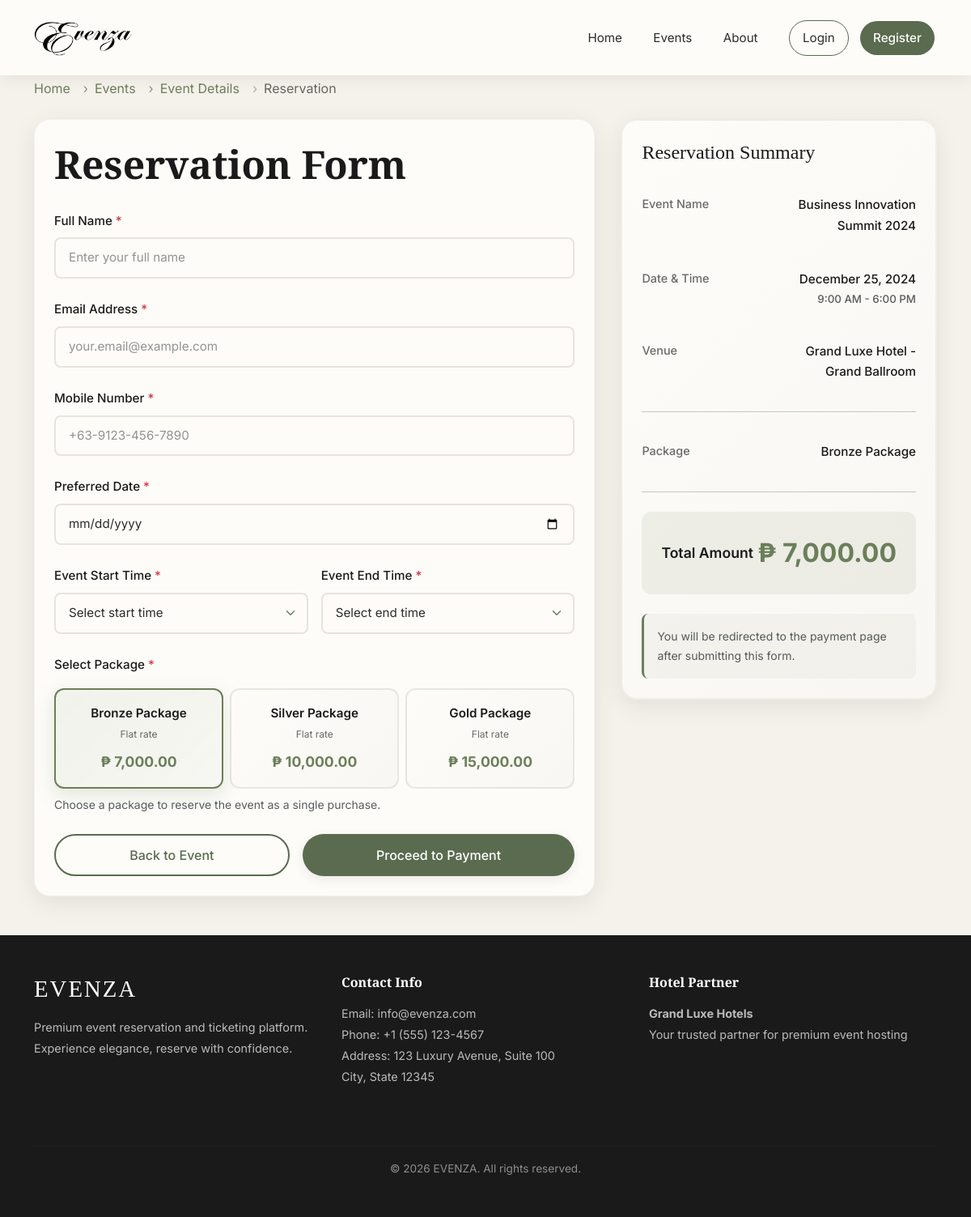
The app's page /reservation.php with its own data.
### tables this page shows
CREATE TABLE IF NOT EXISTS `packages` (
  `packageId` INT(11) NOT NULL AUTO_INCREMENT,
  `packageName` VARCHAR(100) NOT NULL,
  `price` DECIMAL(10, 2) NOT NULL,
  PRIMARY KEY (`packageId`)
);

### reservation.php (the view, shortened to what this page needs)
<?php
require_once 'connect.php';
$eventId = isset($_GET['eventId']) ? intval($_GET['eventId']) : 1;
$packages = [];
$packagesQuery = "SELECT packageId, packageName, price FROM packages ORDER BY packageId ASC";
$packagesResult = mysqli_query($conn, $packagesQuery);
if ($packagesResult) {
    while ($row = mysqli_fetch_assoc($packagesResult)) {
        $tier = str_replace(' Package', '', $row['packageName']);
        $packages[] = [
            'id' => $row['packageId'],
            'name' => $row['packageName'],
            'tier' => $tier,
            'price' => floatval($row['price'])
        ];
    }
}
$eventsData = [
    1 => [
        'name' => 'Business Innovation Summit 2024',
        'category' => 'Conference',
        'price' => 299,
        'priceType' => 'per person',
        'date' => 'December 25, 2024',
        'time' => '9:00 AM - 6:00 PM',
        'venue' => 'Grand Luxe Hotel - Grand Ballroom',
        'slots' => 45
    ],
    2 => [
        'name' => 'Elegant Garden Wedding',
        'category' => 'Wedding',
        'price' => 5500,
        'priceType' => 'package',
        'date' => 'January 10, 2025',
        'time' => '4:00 PM - 11:00 PM',
        'venue' => 'Grand Luxe Hotel - Garden Pavilion',
        'slots' => 12
    ],
    3 => [
        'name' => 'Digital Marketing Masterclass',
        'category' => 'Seminar',
        'price' => 149,
        'priceType' => 'per person',
        'date' => 'December 30, 2024',
        'time' => '10:00 AM - 5:00 PM',
        'venue' => 'Grand Luxe Hotel - Conference Hall A',
        'slots' => 78
    ],
    4 => [
        'name' => 'New Year\'s Eve Gala Dinner',
        'category' => 'Hotel-Hosted Events',
        'price' => 450,
        'priceType' => 'per person',
        'date' => 'December 31, 2024',
        'time' => '7:00 PM - 1:00 AM',
        'venue' => 'Grand Luxe Hotel - Crystal Ballroom',
        'slots' => 23
    ]
];
$event = isset($eventsData[$eventId]) ? $eventsData[$eventId] : $eventsData[1];
$selectedPackageId = isset($_POST['packageId']) ? intval($_POST['packageId']) : (isset($_GET['packageId']) ? intval($_GET['packageId']) : ($packages[0]['id'] ?? 1));
$selectedPackage = $packages[0] ?? ['id' => 1, 'name' => 'Bronze Package', 'tier' => 'Bronze', 'price' => 7000];
foreach ($packages as $p) {
    if ($p['id'] == $selectedPackageId) {
        $selectedPackage = $p;
        break;
    }
}
$totalAmount = $selectedPackage['price'];
?>
<!DOCTYPE html>
<html lang="en">
<head>
    <link href="https://cdn.jsdelivr.net/npm/bootstrap@5.3.2/dist/css/bootstrap.min.css" rel="stylesheet">
    <link rel="stylesheet" href="assets/css/style.css">
</head>
<body>
    <div class="navbar navbar-expand-lg navbar-light fixed-top luxury-nav">
        <div class="container">
            <a class="navbar-brand luxury-logo" href="index.php"><img src="assets/images/evenzaLogo.png" alt="EVENZA" class="evenza-logo-img"></a>
            <div class="collapse navbar-collapse" id="navbarNav">
                <ul class="navbar-nav ms-auto align-items-center">
                    <li class="nav-item">
                        <a class="nav-link" href="index.php">Home</a>
                    </li>
                    <li class="nav-item">
                        <a class="nav-link" href="events.php">Events</a>
                    </li>
                    <li class="nav-item">
                        <a class="nav-link" href="about.php">About</a>
                    </li>
                    <?php if (isset($_SESSION['user_id'])): ?>
                        <li class="nav-item ms-3">
                            <a class="nav-link" href="profile.php">My Profile</a>
                        </li>
                        <li class="nav-item ms-2">
                            <a class="nav-link btn-register" href="logout.php">Logout</a>
                        </li>
                    <?php else: ?>
                        <li class="nav-item ms-3">
                            <a class="nav-link btn-login" href="login.php">Login</a>
                        </li>
                        <li class="nav-item ms-2">
                            <a class="nav-link btn-register" href="register.php">Register</a>
                        </li>
                    <?php endif; ?>
                </ul>
            </div>
        </div>
    </div>
    <div class="reservation-page-section py-5 mt-5">
        <div class="container">
            <div aria-label="breadcrumb" class="mb-4">
                <ol class="breadcrumb">
                    <li class="breadcrumb-item"><a href="index.php">Home</a></li>
                    <li class="breadcrumb-item"><a href="events.php">Events</a></li>
                    <li class="breadcrumb-item"><a href="eventDetails.php?id=<?php echo $eventId; ?>">Event Details</a></li>
                    <li class="breadcrumb-item active" aria-current="page">Reservation</li>
                </ol>
            </div>
            <div class="reservation-layout">
                <div class="reservation-form-column">
                    <div class="luxury-card p-4">
                        <h2 class="page-title mb-4">Reservation Form</h2>
                        <form id="reservationForm" method="POST" action="reserve.php">
                            <div class="mb-4">
                                <label for="fullName" class="form-label">Full Name <span class="text-danger">*</span></label>
                                <input type="text" class="form-control luxury-input" id="fullName" name="fullName" required placeholder="Enter your full name">
                            </div>
                            <div class="mb-4">
                                <label for="email" class="form-label">Email Address <span class="text-danger">*</span></label>
                                <input type="email" class="form-control luxury-input" id="email" name="email" required placeholder="your.email@example.com">
                            </div>
                            <div class="mb-4">
                                <label for="mobile" class="form-label">Mobile Number <span class="text-danger">*</span></label>
                                <input type="tel" class="form-control luxury-input" id="mobile" name="mobile" required placeholder="+63-9123-456-7890">
                            </div>
                            <div class="mb-4">
                                <label for="reservationDate" class="form-label">Preferred Date <span class="text-danger">*</span></label>
                                <input type="date" class="form-control luxury-input" id="reservationDate" name="reservationDate" required>
                            </div>
                            <div class="row g-3 mb-4">
                                <div class="col-md-6">
                                    <label for="eventStartTime" class="form-label">Event Start Time <span class="text-danger">*</span></label>
                                    <select class="form-select luxury-input" id="eventStartTime" name="eventStartTime" required>
                                        <option value="">Select start time</option>
                                    </select>
                                </div>
                                <div class="col-md-6">
                                    <label for="eventEndTime" class="form-label">Event End Time <span class="text-danger">*</span></label>
                                    <select class="form-select luxury-input" id="eventEndTime" name="eventEndTime" required>
                                        <option value="">Select end time</option>
                                    </select>
                                </div>
                            </div>
                            <div class="mb-4">
                                <label class="form-label">Select Package <span class="text-danger">*</span></label>
                                <div class="package-options d-flex gap-2 mt-2 flex-wrap" id="packageOptions">
                                    <?php foreach ($packages as $p): ?>
                                        <div class="package-tile <?php echo ($p['id'] == $selectedPackageId) ? 'selected' : ''; ?>" role="button" tabindex="0" data-id="<?php echo $p['id']; ?>" data-tier="<?php echo htmlspecialchars($p['tier']); ?>" data-name="<?php echo htmlspecialchars($p['name']); ?>" data-price="<?php echo $p['price']; ?>">
                                            <div class="package-tile-name"><?php echo htmlspecialchars($p['name']); ?></div>
                                            <div class="package-tile-rate">Flat rate</div>
                                            <div class="package-tile-price">₱ <?php echo number_format($p['price'], 2); ?></div>
                                        </div>
                                    <?php endforeach; ?>
                                </div>
                                <small class="text-muted d-block mt-2">Choose a package to reserve the event as a single purchase.</small>
                            </div>
                            <div class="d-flex gap-3 mt-4">
                                <a href="eventDetails.php?id=<?php echo $eventId; ?>" class="btn btn-outline-luxury flex-fill">Back to Event</a>
                                <button type="submit" class="btn btn-primary-luxury flex-fill">Proceed to Payment</button>
                            </div>
                        </form>
                    </div>
                </div>
                <div class="reservation-summary-column">
                    <div class="luxury-card reservation-summary p-4 sticky-summary">
                        <h4 class="mb-4">Reservation Summary</h4>
                        <div class="summary-item mb-3">
                            <div class="summary-label">Event Name</div>
                            <div class="summary-value"><?php echo htmlspecialchars($event['name']); ?></div>
                        </div>
                        <div class="summary-item mb-3">
                            <div class="summary-label">Date & Time</div>
                            <div class="summary-value">
                                <div id="summaryDate"><?php echo htmlspecialchars($event['date']); ?></div>
                                <div class="text-muted small" id="summaryTimeRange"><?php echo htmlspecialchars($event['time']); ?></div>
                            </div>
                        </div>
                        <div class="summary-item mb-3">
                            <div class="summary-label">Venue</div>
                            <div class="summary-value small"><?php echo htmlspecialchars($event['venue']); ?></div>
                        </div>
                        <hr class="my-4">
                        <div class="summary-item mb-2">
                            <div class="summary-label">Package</div>
                            <div class="summary-value" id="summaryPackage"><?php echo htmlspecialchars($selectedPackage['name']); ?></div>
                        </div>
                        <hr class="my-4">
                        <div class="summary-total">
                            <div class="summary-total-label">Total Amount</div>
                            <div class="summary-total-value" id="summaryTotal">₱ <?php echo number_format($totalAmount, 2); ?></div>
                        </div>
                        <div class="summary-note mt-4">
                            <p class="small text-muted mb-0">
                                You will be redirected to the payment page after submitting this form.
                            </p>
                        </div>
                    </div>
                </div>
            </div>
        </div>
    </div>
    <div class="luxury-footer py-5">
        <div class="container">
            <div class="row">
                <div class="col-md-4 mb-4">
                    <h5 class="footer-logo mb-3">EVENZA</h5>
                    <p class="footer-text">Premium event reservation and ticketing platform. Experience elegance, reserve with confidence.</p>
                </div>
                <div class="col-md-4 mb-4">
                    <h6 class="footer-heading mb-3">Contact Info</h6>
                    <p class="footer-text">
                        Email: info@evenza.com<br>
                        Phone: +1 (555) 123-4567<br>
                        Address: 123 Luxury Avenue, Suite 100<br>
                        City, State 12345
                    </p>
                </div>
                <div class="col-md-4 mb-4">
                    <h6 class="footer-heading mb-3">Hotel Partner</h6>
                    <p class="footer-text">
                        <strong>Grand Luxe Hotels</strong><br>
                        Your trusted partner for premium event hosting
                    </p>
                </div>
            </div>
            <hr class="footer-divider">
            <div class="row">
                <div class="col-12 text-center">
                    <p class="footer-copyright">&copy; <?php echo date('Y'); ?> EVENZA. All rights reserved.</p>
                </div>
            </div>
        </div>
    </div>
</body>
</html>

### records on screen
packages: packageName "Bronze Package", price "7,000.00"
packages: packageName "Silver Package", price "10,000.00"
packages: packageName "Gold Package", price "15,000.00"

### other values on screen
$event['name'] "Business Innovation Summit 2024"
$event['date'] "December 25, 2024"
$event['time'] "9:00 AM - 6:00 PM"
$event['venue'] "Grand Luxe Hotel - Grand Ballroom"
